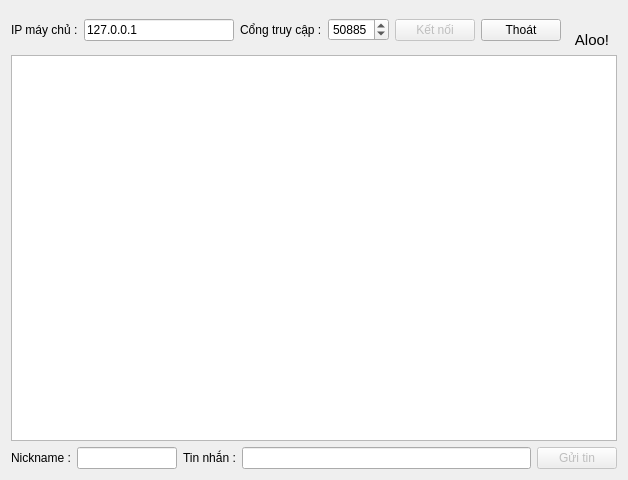
<?xml version="1.0" encoding="UTF-8"?>
<ui version="4.0">
 <class>CuaSoNguoiDungKhach</class>
 <widget class="QDialog" name="CuaSoNguoiDungKhach">
  <property name="geometry">
   <rect>
    <x>0</x>
    <y>0</y>
    <width>628</width>
    <height>480</height>
   </rect>
  </property>
  <property name="windowTitle">
   <string>Máy Khách</string>
  </property>
  <property name="windowIcon">
   <iconset>
    <normaloff>chat.png</normaloff>chat.png</iconset>
  </property>
  <layout class="QVBoxLayout" name="verticalLayout_2">
   <item>
    <layout class="QHBoxLayout" name="horizontalLayout">
     <item>
      <widget class="QLabel" name="label">
       <property name="text">
        <string>IP máy chủ :</string>
       </property>
      </widget>
     </item>
     <item>
      <widget class="QLineEdit" name="ipMayChu">
       <property name="maximumSize">
        <size>
         <width>150</width>
         <height>16777215</height>
        </size>
       </property>
       <property name="text">
        <string>127.0.0.1</string>
       </property>
      </widget>
     </item>
     <item>
      <widget class="QLabel" name="label_2">
       <property name="text">
        <string>Cổng truy cập :</string>
       </property>
      </widget>
     </item>
     <item>
      <widget class="QSpinBox" name="congMayChu">
       <property name="minimumSize">
        <size>
         <width>60</width>
         <height>0</height>
        </size>
       </property>
       <property name="minimum">
        <number>1024</number>
       </property>
       <property name="maximum">
        <number>65535</number>
       </property>
       <property name="value">
        <number>50885</number>
       </property>
      </widget>
     </item>
     <item>
      <widget class="QPushButton" name="nutKetNoi">
       <property name="enabled">
        <bool>false</bool>
       </property>
       <property name="text">
        <string>Kết nối</string>
       </property>
      </widget>
     </item>
     <item>
      <widget class="QPushButton" name="nutThoat">
       <property name="text">
        <string>Thoát</string>
       </property>
      </widget>
     </item>
     <item>
      <layout class="QVBoxLayout" name="verticalLayout">
       <item>
        <widget class="QLabel" name="label_5">
         <property name="pixmap">
          <pixmap>../build-NguoiDung-Desktop_Qt_5_4_1_MinGW_32bit-Debug/release/chat.png</pixmap>
         </property>
        </widget>
       </item>
       <item>
        <widget class="QLabel" name="label_6">
         <property name="font">
          <font>
           <pointsize>11</pointsize>
           <weight>50</weight>
           <bold>false</bold>
          </font>
         </property>
         <property name="text">
          <string>Aloo!</string>
         </property>
         <property name="alignment">
          <set>Qt::AlignCenter</set>
         </property>
        </widget>
       </item>
      </layout>
     </item>
    </layout>
   </item>
   <item>
    <widget class="QTextEdit" name="cuocHoiThoai">
     <property name="readOnly">
      <bool>true</bool>
     </property>
    </widget>
   </item>
   <item>
    <layout class="QHBoxLayout" name="horizontalLayout_2">
     <item>
      <widget class="QLabel" name="label_3">
       <property name="text">
        <string>Nickname :</string>
       </property>
      </widget>
     </item>
     <item>
      <widget class="QLineEdit" name="nickname">
       <property name="maximumSize">
        <size>
         <width>100</width>
         <height>16777215</height>
        </size>
       </property>
      </widget>
     </item>
     <item>
      <widget class="QLabel" name="label_4">
       <property name="text">
        <string>Tin nhắn :</string>
       </property>
      </widget>
     </item>
     <item>
      <widget class="QLineEdit" name="khungSoanThao"/>
     </item>
     <item>
      <widget class="QPushButton" name="nutGuiTin">
       <property name="enabled">
        <bool>false</bool>
       </property>
       <property name="text">
        <string>Gửi tin</string>
       </property>
       <property name="icon">
        <iconset>
         <normaloff>chat.png</normaloff>chat.png</iconset>
       </property>
      </widget>
     </item>
    </layout>
   </item>
  </layout>
 </widget>
 <resources/>
 <connections/>
</ui>
